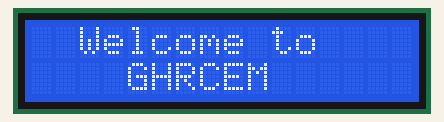
Simulated run of this sketch. Board: Arduino Uno, built with avr-gcc and run on an emulated ATmega328P. Shown: 16×2 character LCD.

Above: at 0.1 s.
At 3.2 s:
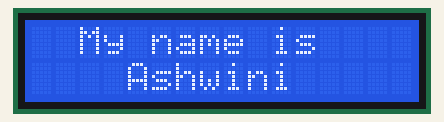

The sketch:

LCDwithI2C.ino
```cpp
#include <LiquidCrystal_I2C.h>

// Create the lcd object address 0x3F and 16 columns x 2 rows
LiquidCrystal_I2C lcd (0x27, 16,2);  //

void  setup () {
   // Initialize the LCD connected
  lcd. init ();

  // Turn on the backlight on LCD.
  lcd. backlight ();

  // print the Message on the LCD.
 /* lcd.setCursor(2,0);
  lcd.print ( "Welcome to" );
  lcd.setCursor(4,1);
  lcd.print("GHRCEM");
  delay(3000);
  lcd.clear();*/

}

void  loop () {
    //Here cursor is placed on first position (col: 0) of the second line (row: 1)
   lcd.setCursor(2,0);
  lcd.print ( "Welcome to" );
  lcd.setCursor(4,1);
  lcd.print("GHRCEM");
  delay(3000);
  lcd.clear();
  lcd.setCursor(2,0);
  lcd.print("My name is");
  lcd. setCursor (4,1);
  lcd.print("Ashwini");
   // We write the number of seconds elapsed
  delay (3000);
  lcd.clear();
}
```

Measured:
- what the display in image 1 shows lasts 3.0 s, from 3.1 s to 6.1 s
